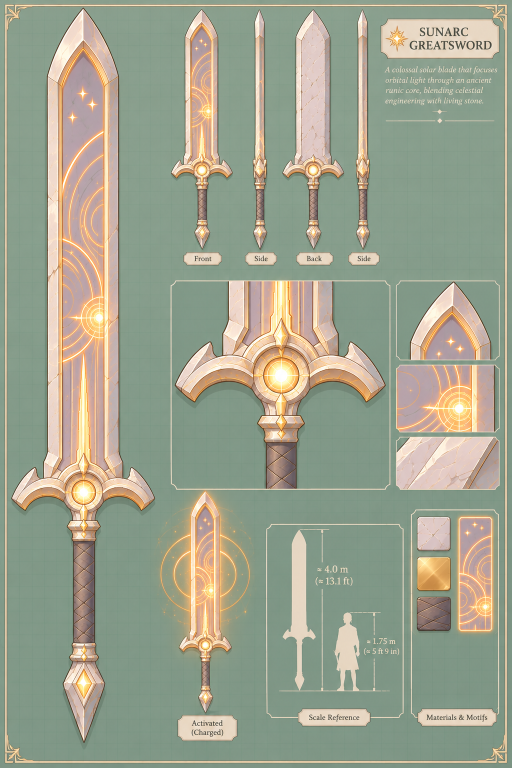
#> input picture tools/sculpt/ref/long-sword-sunarc.png, 1024 x 1536 px (shown at 1/2 size)
$ python lowgearsheet.py ref/arm-lowpoly-female.png
#> lines starting #> are read from the running program, lines starting #| are printed output that depends on the picture
# The long sword's views beside the reference sheet's (tools/sculpt/ref/long-sword-sunarc.png), at the same length:
#   python3 tools/sculpt/lowgearsheet.py <dir>   reads <dir>/sheet-views.png and sheet-hero.png (tools/sculpt/lowgearshot.mjs
#   --only sheet), writes <dir>/sword-sheet.png: the sheet's front, side, back, side over ours plain and enchanted, and the
#   sheet's big front view beside ours plain and enchanted.
import sys
from PIL import Image, ImageDraw
d = sys.argv[1]
ref = Image.open(__file__.rsplit('/', 1)[0] + '/ref/long-sword-sunarc.png').convert('RGB')
#> ref is the input picture: PIL image 1024x1536 RGB; mean R, G, B 157.5, 162.8, 143
views = Image.open(d + '/sheet-views.png').convert('RGB')
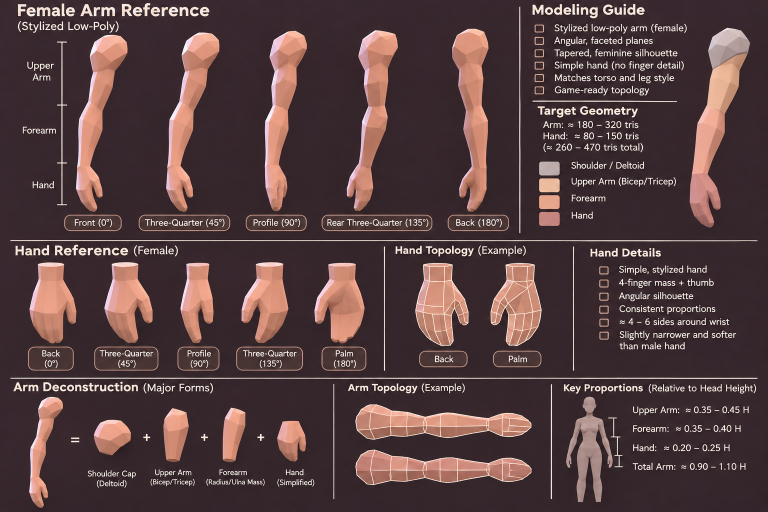
#> input picture tools/sculpt/ref/arm-lowpoly-female.png, 1536 x 1024 px, given in place of sheet-views.png, which was not available (shown at 1/2 size)
#> views is the input picture: PIL image 1536x1024 RGB; mean R, G, B 84.9, 63.1, 64.4
hero = Image.open(d + '/sheet-hero.png').convert('RGB')
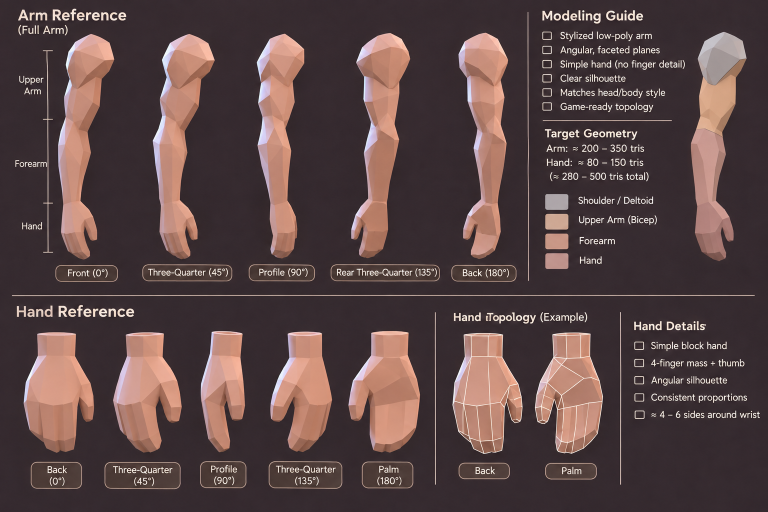
#> input picture tools/sculpt/ref/arm-lowpoly-male.png, 1536 x 1024 px, given in place of sheet-hero.png, which was not available (shown at 1/2 size)
#> hero is the input picture: PIL image 1536x1024 RGB; mean R, G, B 88.4, 68.8, 68.5
BG = (130, 153, 136)
def crop(cx, cy, w, h, f):
    # a box of w x h output px round (cx, cy) of the sheet scaled by f, padded with the sheet's ground
    W, H = round(w / f), round(h / f)
    out = Image.new('RGB', (W, H), BG)
    x0, y0 = round(cx - W / 2), round(cy - H / 2)
    out.paste(ref.crop((max(0, x0), max(0, y0), min(ref.width, x0 + W), min(ref.height, y0 + H))), (max(0, -x0), max(0, -y0)))
    return out.resize((w, h), Image.LANCZOS)
# the sheet's small views: point y 20, pommel y 497 (477 px), centres x 402, 519, 625, 724; ours 521 px in a 150 x 560 cell
f = 521 / 477
row = Image.new('RGB', (600, 560))
#> row: PIL image 600x560 RGB; every value is 0
for i, cx in enumerate([402, 519, 625, 724]):
    row.paste(crop(cx, 258.5, 150, 560, f), (i * 150, 0))
#> this loop made 4 passes
#> pass 1, in crop, `out = Image.new('RGB', (W, H), BG)`:
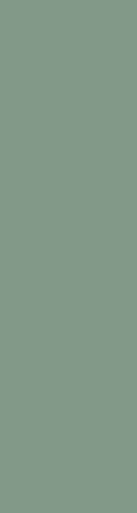
#> out: PIL image 137x513 RGB; mean R, G, B 130, 153, 136
#> after the loop:
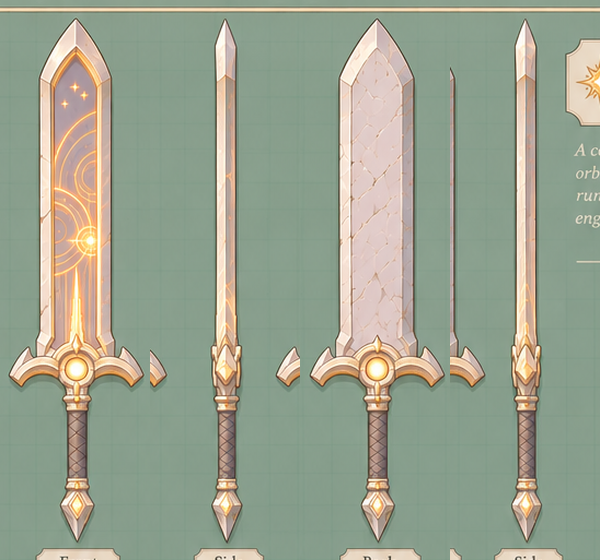
#> row: PIL image 600x560 RGB; mean R, G, B 154.8, 163.5, 144.7
# the hero: point y 15, pommel y 1484 (1469 px), centre x 166; ours 1040 px in a 400 x 1100 cell
fh = 1040 / 1469
href = crop(166, 749.5, 400, 1100, fh)
#> in crop (call 5), `out.paste(ref.crop((max(0, x0), max(0, y0), min(ref.width, x0 + W), mi..`:
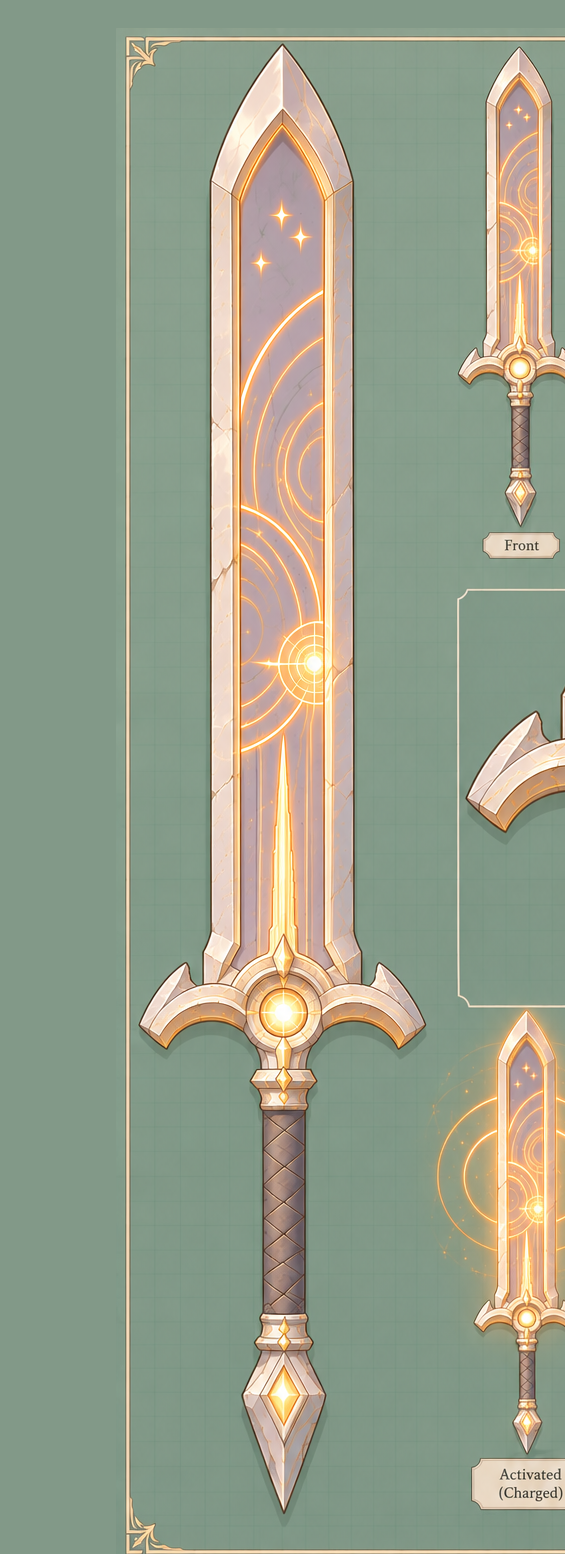
#> out: PIL image 565x1554 RGB; mean R, G, B 153, 160.5, 140.7
W = 600 + 30 + 3 * 400
out = Image.new('RGB', (W, 30 + 3 * 560), (40, 36, 38))
#> out: PIL image 1830x1710 RGB
out.paste(row, (0, 30)); out.paste(views, (0, 30 + 560))
out.paste(href, (630, 30)); out.paste(hero, (1030, 30))
#> after `out.paste(href, (630, 30))`:
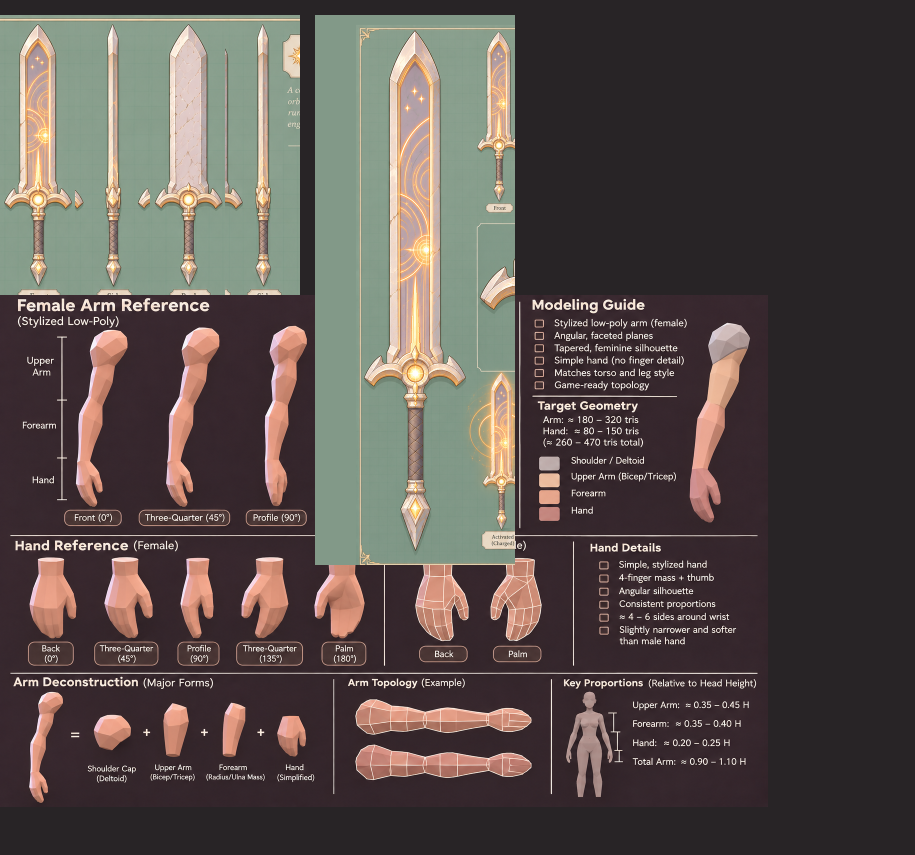
#> out: PIL image 1830x1710 RGB (shown at 1/2 size); mean R, G, B 87.9, 79.2, 75.6
#> after `out.paste(hero, (1030, 30))`:
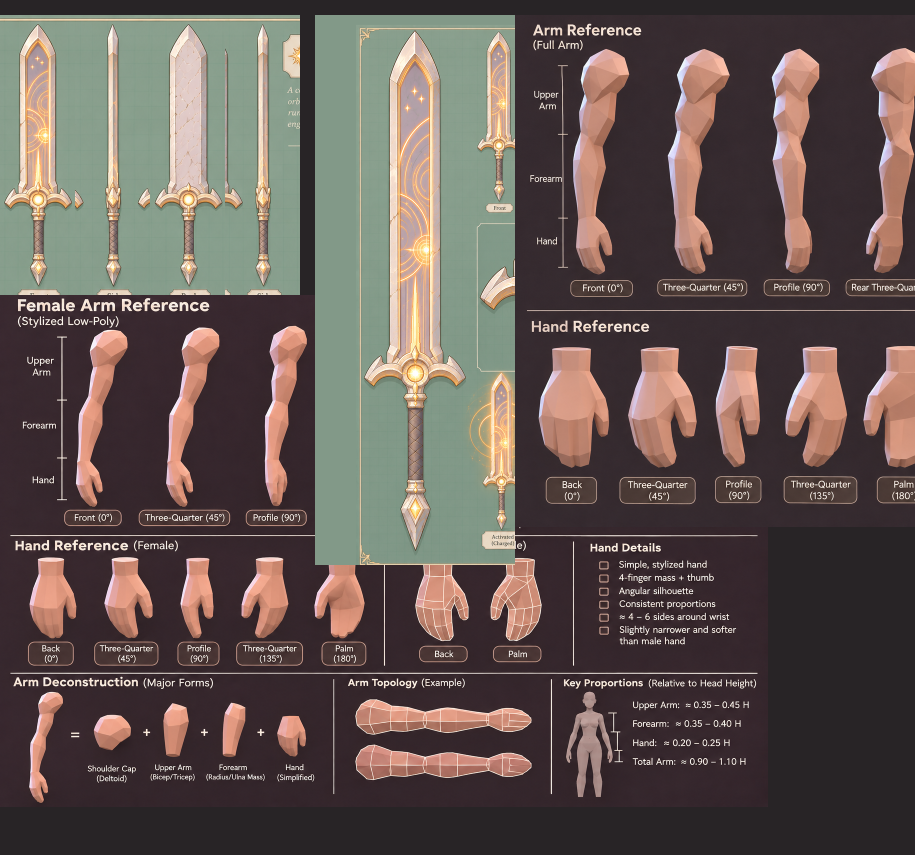
#> out: PIL image 1830x1710 RGB (shown at 1/2 size); mean R, G, B 98.8, 86.5, 82.1
g = ImageDraw.Draw(out)
for x, y, t in [(4, 10, 'Sheet: front, side, back, side'), (4, 30 + 560 + 4, 'Ours, plain'), (4, 30 + 1120 + 4, 'Ours, enchanted'),
                (634, 10, 'Sheet: hero'), (1034, 10, 'Ours, plain'), (1434, 10, 'Ours, enchanted')]:
    g.text((x, y), t, fill=(250, 240, 230))
out.save(d + '/sword-sheet.png')
print('wrote', d + '/sword-sheet.png')
